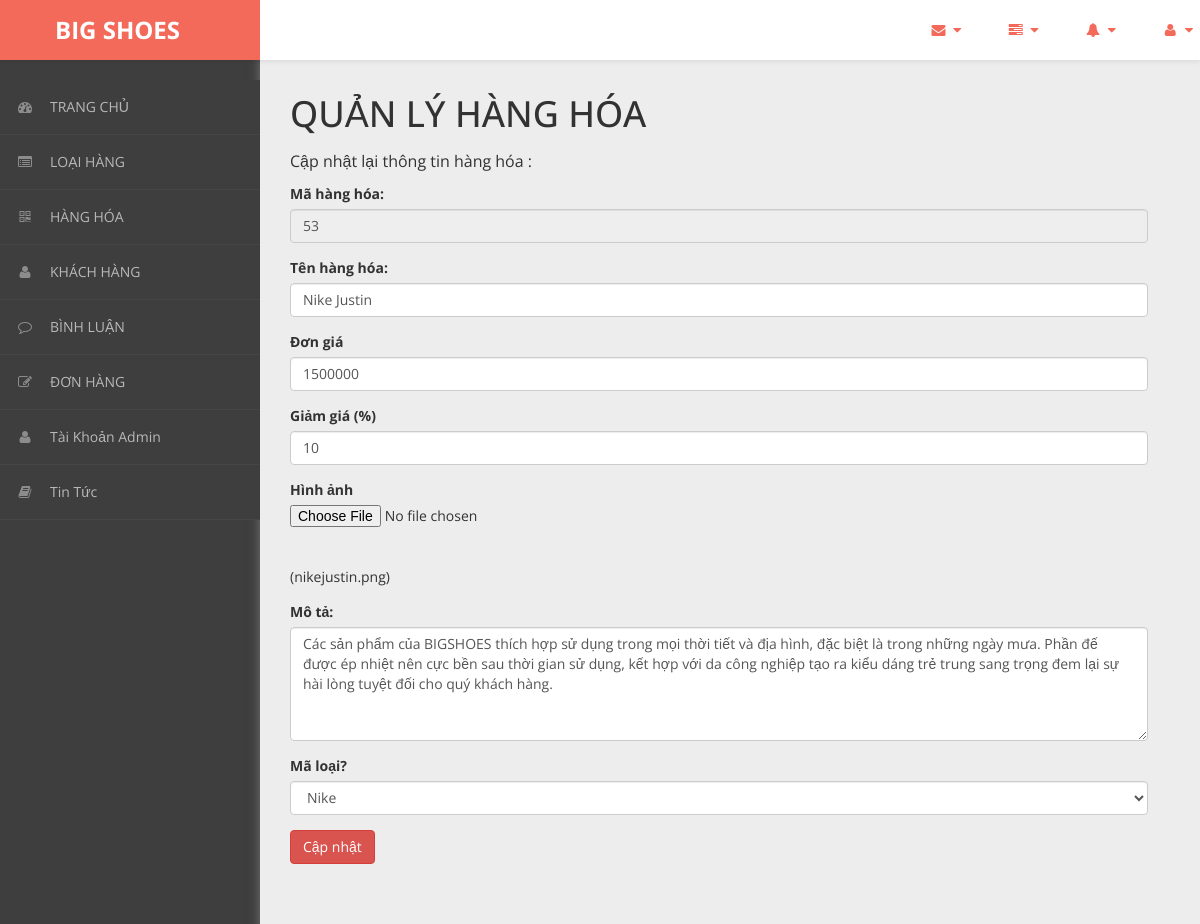
/admin/content/hang-hoa/hang-hoa-update.php?ma_hh=53 (signed in), run on the app's committed database.
### tables this page shows
CREATE TABLE `hang_hoa` (
  `ma_hh` int(11) NOT NULL,
  `ten_hh` varchar(50) NOT NULL,
  `hinh` varchar(50) NOT NULL,
  `don_gia` int(11) NOT NULL,
  `giam_gia` int(11) NOT NULL,
  `mo_ta` varchar(500) NOT NULL,
  `ma_loai` int(11) NOT NULL
);

### admin/dao/pdo.php (called while the page is built, shortened)
<?php
    function pdo_get_connection(){
        $pdo = new PDO("mysql:host=localhost;dbname=bigshoes",'root','');
        $pdo->setAttribute(PDO::ATTR_ERRMODE, PDO::ERRMODE_EXCEPTION);
        return $pdo;
    }
    function pdo_query($sql){
        $sql_args = array_slice(func_get_args(),1);
        try{
            $conn = pdo_get_connection();
            $stmt = $conn ->prepare($sql);
            $stmt -> execute($sql_args);
            $rows = $stmt -> fetchAll();
            return $rows;
        }catch(PDOException $e){
            throw $e;
        }finally{
            unset($conn);
        }
    }
    function pdo_query_one($sql){
        $sql_args = array_slice(func_get_args(),1);
        try{
            $conn = pdo_get_connection();
            $stmt = $conn ->prepare($sql);
            $stmt -> execute($sql_args);
            $row = $stmt -> fetch();
            return $row;
        }catch(PDOException $e){
            throw $e;
        }finally{
            unset($conn);
        }
    }
    ?>

### admin/dao/hang-hoa.php (called while the page is built, shortened)
<?php
    require_once ('pdo.php');
    require_once ('loai-hang.php');
    function hang_hoa_select_by_id($ma_hh){
        $sql = "SELECT * FROM hang_hoa WHERE ma_hh=?";
        return pdo_query_one($sql,$ma_hh);
    }
?>

### admin/dao/loai-hang.php (called while the page is built, shortened)
<?php
    require_once ('pdo.php');
    function loai_hang_select_all(){
        $sql = "SELECT * FROM loai_hang ORDER BY ma_loai DESC";
        return pdo_query($sql);
    }
?>

### admin/content/hang-hoa/hang-hoa-update.php (the view, shortened to what this page needs)
<!DOCTYPE html>
<html xmlns="http://www.w3.org/1999/xhtml">
<head>
    <link href="../../../css/admin/css/bootstrap.css" rel="stylesheet" />
    <link href="../../../css/admin/css/font-awesome.css" rel="stylesheet" />
    <link href="../../../css/admin/css/custom-styles.css" rel="stylesheet" />
</head>
<body>
    <div id="wrapper">
        <nav class="navbar navbar-default top-navbar" role="navigation">
            <div class="navbar-header">
                <a class="navbar-brand" href="../../../../bigshoes/trang-chinh/"><strong style = "margin-left: 40px;">BIG SHOES</strong></a>
            </div>
            <ul class="nav navbar-top-links navbar-right">
                <li class="dropdown">
                    <a class="dropdown-toggle" data-toggle="dropdown" href="#" aria-expanded="false">
                        <i class="fa fa-envelope fa-fw"></i> <i class="fa fa-caret-down"></i>
                    </a>
                </li>
                <li class="dropdown">
                    <a class="dropdown-toggle" data-toggle="dropdown" href="#" aria-expanded="false">
                        <i class="fa fa-tasks fa-fw"></i> <i class="fa fa-caret-down"></i>
                    </a>
                </li>
                <li class="dropdown">
                    <a class="dropdown-toggle" data-toggle="dropdown" href="#" aria-expanded="false">
                        <i class="fa fa-bell fa-fw"></i> <i class="fa fa-caret-down"></i>
                    </a>
                </li>
                <li class="dropdown">
                    <a class="dropdown-toggle" data-toggle="dropdown" href="#" aria-expanded="false">
                        <i class="fa fa-user fa-fw"></i> <i class="fa fa-caret-down"></i>
                    </a>
                </li>
            </ul>
        </nav>
        <nav class="navbar-default navbar-side" role="navigation">
            <div class="sidebar-collapse">
                <ul class="nav" id="main-menu">
                    <li>
                        <a href="../thong-ke/thong-ke-list.php"><i class="fa fa-dashboard"></i>TRANG CHỦ</a>
                    </li>
                    <li>
                        <a href="../loai-hang/loai-hang-list.php"><i class="fa fa-list-alt" aria-hidden="true"></i>LOẠI HÀNG</a>
                    </li>
                    <li>
                        <a href="../hang-hoa/hang-hoa-list.php"><i class="fa fa-qrcode"></i>HÀNG HÓA</a>
                    </li>
                    <li>
                        <a href="../khach-hang/khach-hang-list.php"><i class="fa fa-user"></i>KHÁCH HÀNG</a>
                    </li>
                    <li>
                        <a href="../binh-luan/binh-luan-list.php"><i class="fa fa-comment-o" aria-hidden="true"></i>BÌNH LUẬN</a>
                    </li>
                    <li>
                        <a href="../hoa-don/hoa-don-list.php"><i class="fa fa-edit"></i>ĐƠN HÀNG</a>
                    </li>
                    <li>
                        <a href="../tai_khoan_admin/thong-tin-tk.php"><i class="fa fa-user"></i>Tài Khoản Admin</a>
                    </li>
                    <li>
                        <a href="../tin-tuc/tin-tuc-list.php"><i class="fa fa-book"></i>Tin Tức</a>
                    </li>
                </ul>
            </div>
        </nav>
        <div id="page-wrapper">
		  <div class="header">
                        <div class="page-header">
                            <h1>QUẢN LÝ HÀNG HÓA</h1>
                            <p>Cập nhật lại thông tin hàng hóa :</p>
                            <?php
                                require_once ('../../dao/hang-hoa.php');
                                require_once ('../../dao/loai-hang.php');
                                extract($_REQUEST);
                                $item = hang_hoa_select_by_id($ma_hh);
                                extract($item);
                                extract($_REQUEST);
                            ?>
                            <form action="" method="post" enctype="multipart/form-data">
                            <div class="form-group">
                            <label for="">Mã hàng hóa:</label>
                            <input type="text" class="form-control" id="ma_hh" name="ma_hh"
                                placeholder="Nhập tên hàng hóa ..."
                                value = <?=$ma_hh?> readonly>
                            </div>
                            <div class="form-group">
                            <label for="">Tên hàng hóa:</label>
                            <input type="text" class="form-control" id="ten_hh" name="ten_hh"
                                placeholder="Nhập tên hàng hóa ..."
                                value = "<?=$ten_hh?>" >
                            </div>
                            <div class="form-group">
                            <label for="">Đơn giá</label>
                            <input type="number" class="form-control" id="don_gia" name="don_gia"
                                placeholder="Nhập đơn giá ..."
                                value = "<?=$don_gia?>">
                            </div>
                            <div class="form-group">
                            <label for="">Giảm giá (%)</label>
                            <input type="number" class="form-control" id="giam_gia" name="giam_gia" min="0" max="100"
                                placeholder="Nhập giảm giá"
                                value="<?=$giam_gia?>">
                            </div>
                            <div class="form-group">
                            <label for="">Hình ảnh</label>
                            <input type="file" class="form-control-file border" name="hinh">
                            <input name="hinh" type="hidden" value="<?=$hinh?>"><br>
                            <img src="../../assets/images/products/<?=$hinh?>" alt="" style="width:80px"><br>
                            (<?=$hinh?>)
                            </div>
                            <div class="form-group">
                            <label for="">Mô tả:</label>
                            <textarea class="form-control" rows="5" id="mo_ta" name="mo_ta"
                                placeholder="Mô tả hàng hóa ..."><?=$mo_ta?></textarea>
                            </div>
                            <div class="form-group">
                            <label for="">Mã loại?</label>
                            <select name="ma_loai" class=form-control>
                                            <?php
                                                $loai_select_list = loai_hang_select_all();
                                                foreach ($loai_select_list as $loai) {
                                                    if($loai['ma_loai'] == $ma_loai){
                                                        echo '<option selected value="'.$loai['ma_loai'].'">'.$loai['ten_loai'].'</option>';
                                                    }
                                                    else{
                                                        echo '<option value="'.$loai['ma_loai'].'">'.$loai['ten_loai'].'</option>';
                                                    }
                                                }
                                            ?>
                            </select>
                            </div>
                            <button type="submit" name="btn_update" class="btn btn-danger">Cập nhật</button>
                        </form>
                        </div>
		</div>
            </div>
        </div>
</body>
</html>

### css/admin/css/custom-styles.css (style rules this page uses)
body { font-family: 'Open Sans', sans-serif; background: #3E3E3E; }
#wrapper { width: 100%; }
#page-wrapper { padding: 15px 15px; min-height: 600px; background: #EDEDED; }
h1, .h1, h2, .h2, h3, .h3 { margin-top: 7px; margin-bottom: -5px; }
p { font-size:16px; line-height:25px; padding-top:20px; }
.navbar-side { z-index: 0; }
.navbar-side .nav > li > a > i { color: #8C8C8C;padding: 8px;width: 30px;text-align: center; }
.top-navbar { position: fixed; width: 100%; z-index: 300; -webkit-box-shadow: 0 3px 3px rgba(0, 0, 0, 0.05); -moz-box-shadow: 0 3px 3px rgba(0, 0, 0, 0.05); box-shadow: 0 3px 3px rgba(0, 0, 0, 0.05); }
.navbar-side { z-index: 1; position: fixed; width: 260px; top: 80px; }
#page-wrapper { position: relative; top: 55px; box-shadow: 0 0 10px #757575; -moz-box-shadow: 0 0 10px #757575; -webkit-box-shadow: 0 0 10px #757575; }
.page-header { margin: 0;border-bottom: 1px solid transparent;text-align: left;background-color: rgb(237, 237, 237);padding: 32px 22px 32px 0;color: #323232; }
.header { margin: 0 30px; }
.top-navbar { margin:0px; }
.top-navbar .navbar-brand { color: #fff;width: 260px;text-align: left;height: 60px;font-size: 24px;font-weight: 700;line-height: 30px;background: #F36A5A; }
.top-navbar .nav > li { position: relative; display: inline-block; margin: 0px; padding: 0px; }
.top-navbar .nav > li > a { position: relative; display: block; padding: 20px;color: #FFFFFF; margin: 0px; }
.sidebar-collapse , .sidebar-collapse .nav { background:none; }
.sidebar-collapse .nav { padding:0; }
.sidebar-collapse .nav > li > a { color: #B8B8B8; background:transparent; text-shadow:none; font-size: 14px; }
.sidebar-collapse > .nav > li > a { padding: 12px 10px; }
.sidebar-collapse > .nav > li { border-bottom: 1px solid rgba(107, 108, 109, 0.19); }
.navbar-side { border:none; background: #3E3E3E; }
.top-navbar { background: #FFFFFF; border-bottom:none; }
.top-navbar .nav > li > a > i { margin-right: 2px; }
.navbar-default { border:0px solid black; }
.navbar-header { background: transparent; }
.nav > li > a > i { margin-right:10px; color: rgb(243, 106, 90); }
@media (min-width:768px) { #page-wrapper { margin: 0 0 0 260px; padding: 0; min-height: 1200px; } }
@media (min-width:768px) { .navbar-side { width: 260px; z-index: 1; } }
@media (min-width:768px) { .navbar { border-radius: 0px; } }

### data on the page
hang_hoa: ten_hh "Nike Justin", don_gia "1500000", giam_gia "10", hinh "nikejustin.png", mo_ta "Các sản phẩm của BIGSHOES thích hợp sử dụng trong mọi thời tiết và địa hình, đặc biệt là trong những ngày mưa. Phần đế được ép nhiệt nên cực bền sau thời gian sử dụng, kết hợp với da công nghiệp tạo ra kiểu dáng trẻ trung sang trọng đem lại sự hài lòng tuyệt đối cho quý khách hàng."

### other printed values
form field ma_loai "Nike"
